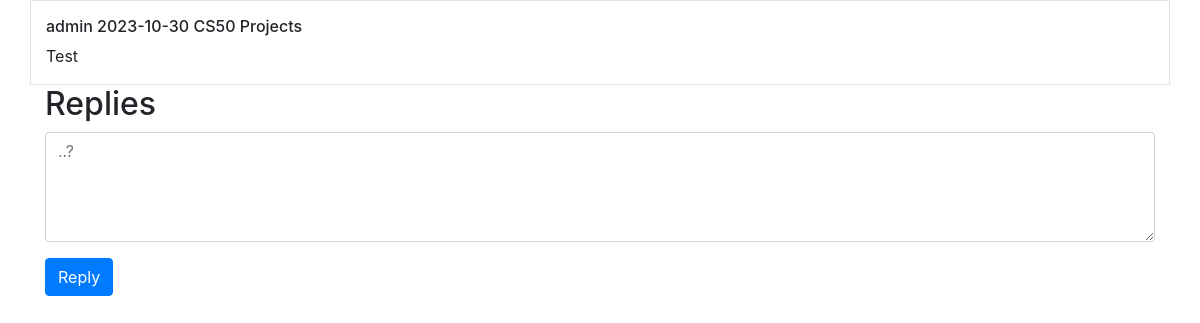
/post/1, run on an earlier commit of the app's database.
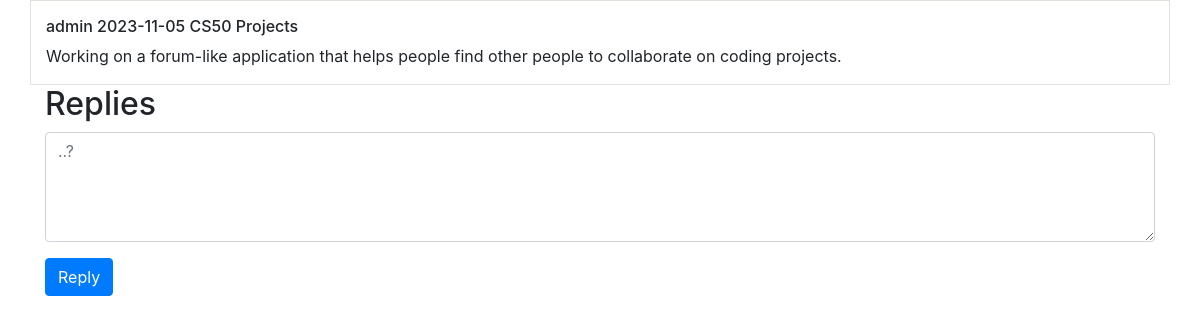
And on a later commit of the database.
### tables this page shows
CREATE TABLE posts(
    id INTEGER PRIMARY KEY AUTOINCREMENT NOT NULL,
    content TEXT NOT NULL,
    user_id INTEGER NOT NULL,
    category_id INTEGER NOT NULL,
    creation_date DATE NOT NULL,
    last_modified DATE NOT NULL,
    FOREIGN KEY (user_id) REFERENCES users(id),
    FOREIGN KEY (category_id) REFERENCES categories(id)
);

### app.py (the view)
@app.route("/post/<int:id>", methods=["GET", "POST"])
def post(id):
    if request.method == "POST":
        cursor.execute("INSERT INTO replies (post_id, user_id, content, creation_date) VALUES (?, ?, ?, ?)", (id, int(session["user_id"]), request.form.get("reply"), date.today()))
        conn.commit()
    cursor.execute("""SELECT posts.content, posts.creation_date, users.username, categories.category_name
                   FROM posts
                   JOIN users ON users.id = posts.user_id
                   JOIN categories ON categories.id = posts.category_id
                   WHERE posts.id = ?;""", [int(id)])
    post = cursor.fetchall()
    print(post)
    cursor.execute("""SELECT replies.content, replies.creation_date, users.username
                   FROM replies
                   JOIN users ON users.id = replies.user_id
                   WHERE post_id = ?""", [int(id)])
    replies = cursor.fetchall()
    return render_template("post.html", post=post, id = id, replies = replies)

### templates/post.html (shortened to what this page needs)
{% extends "layout.html" %}
{% block main %}
<div class="row pt-3 align-items-start border">
    <div class="col-12">
        <h6>{{post[0][2]}} {{post[0][1]}} {{post[0][3]}}</h6>
    </div>
    <div class="col text-left">
        <p>{{post[0][0]}}</p>
    </div>
</div>
    <h2>Replies</h2>
    <form action="/post/{{id}}" method="POST" id="replyform">
        <div class="mb-3">
            <textarea class="form-control mx-auto" id="reply" name="reply" form="replyform" rows="4" cols="50" maxlength="140" placeholder="..?"></textarea>
        </div>
        <button class="btn btn-primary" type="submit">Reply</button>
    </form>
{% endblock %}

What changed in the data, as far as the page shows it:
changed posts: creation_date "2023-10-30" → "2023-11-05"; content "Test" → "Working on a forum-like application that helps people find other people to collaborate on coding projects."
